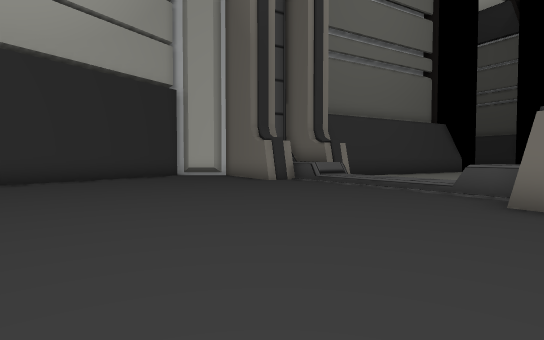
view 1 (above)

12 first-person views from a walk through a Unity game level. The camera is 1.4 m above the floor, tilts 2° down and sees 80° across. The floor is counted in squares, 2 m on a side. Each view is taken from the middle of a square. On the plan, view 1 faces up. The plan holds only what a view shows up to about 10 squares ahead; the rest is blank. The place goes on beyond the plan.

view 2
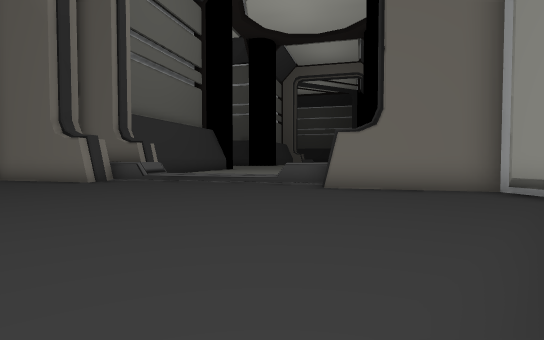

view 3
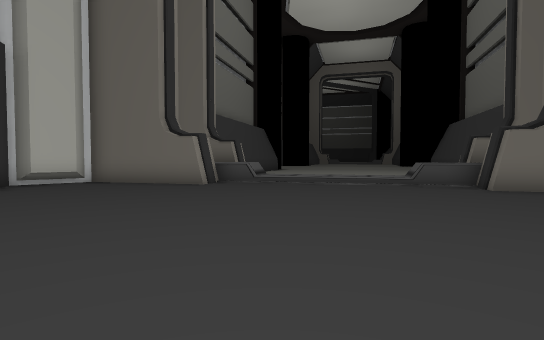

view 4
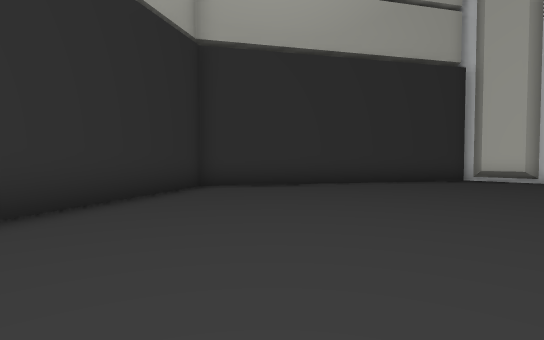

view 5
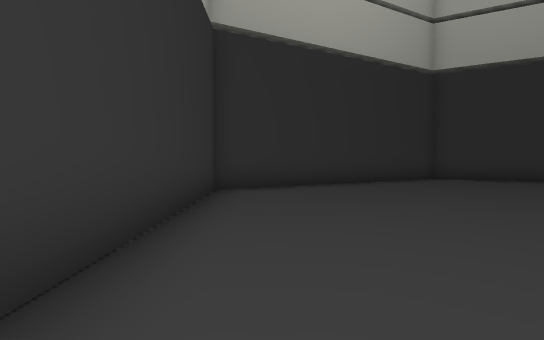

view 6
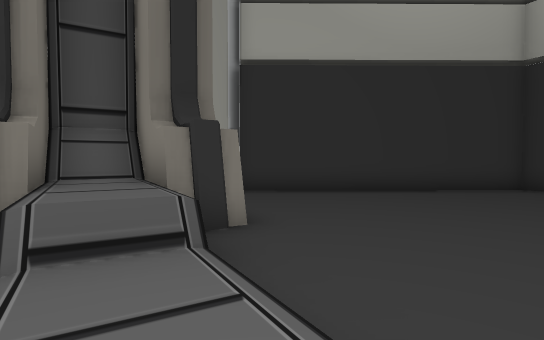

view 7
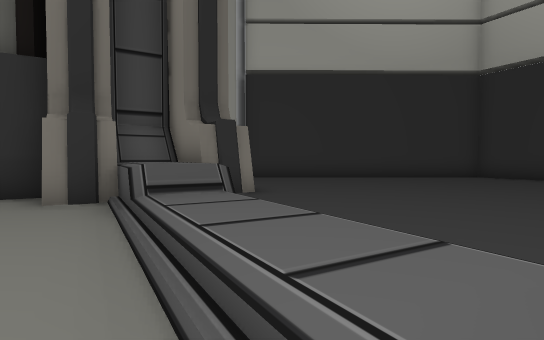

view 8
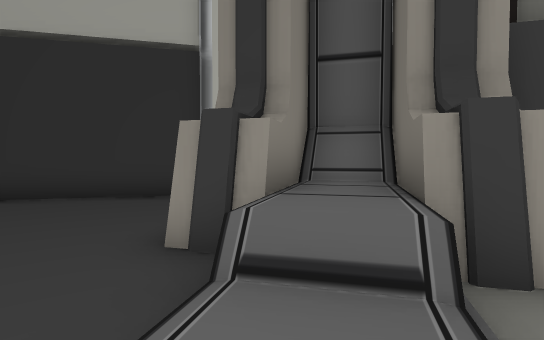

view 9
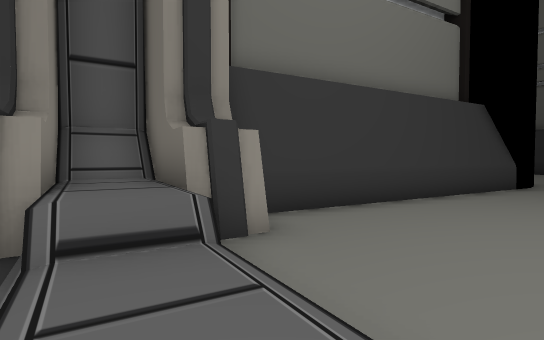

view 10
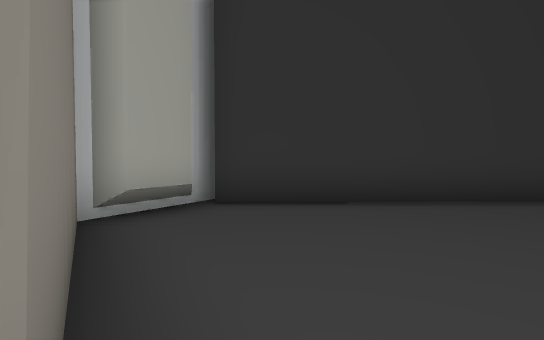

view 11
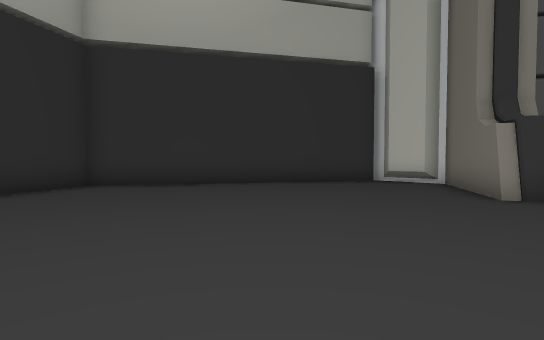

view 12
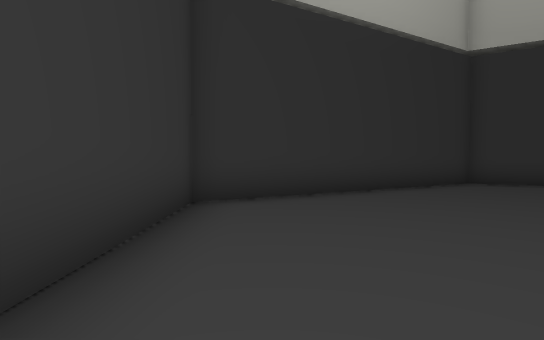

### Floor plan
Key: @ floor where view 1 was taken; # wall or solid block; . main floor; : floor 0.5 m higher than the main floor; / step, stairs or slope; ^ raised ledge.
Columns run from 8 left of view 1 to 7 right of it. Each row starts with its distance up from view 1.
 16              ###
 15            ###..
 14     #### ###....
 13    ##..##^#.....
 12   ##...##^#/....
 11   #.....#^^/...
 10  ##.......:/..
  9  #......../:/.
  8 ##.........:/..
  7 #..........///..
  6 #...........^^#.
  5 #...........#^##
  4 ##..........####
  3  ##..........#
  2   #..........#
  1   ##.........#
  0    #....@....#
 -1    ###########

Where each view was taken, in squares from view 1:
view 1: 0 up, 0 right, facing up
view 2: 0 up, 3 left, facing up-right
view 3: 3 up, 5 left, facing up-right
view 4: 2 up, 1 left, facing up-left
view 5: 1 up, 3 right, facing left
view 6: 9 up, 3 right, facing down
view 7: 11 up, 3 right, facing down
view 8: 9 up, 3 right, facing up-left
view 9: 8 up, 3 right, facing up
view 10: 5 up, 3 right, facing down
view 11: 4 up, 1 right, facing up-left
view 12: 1 up, 1 right, facing left
